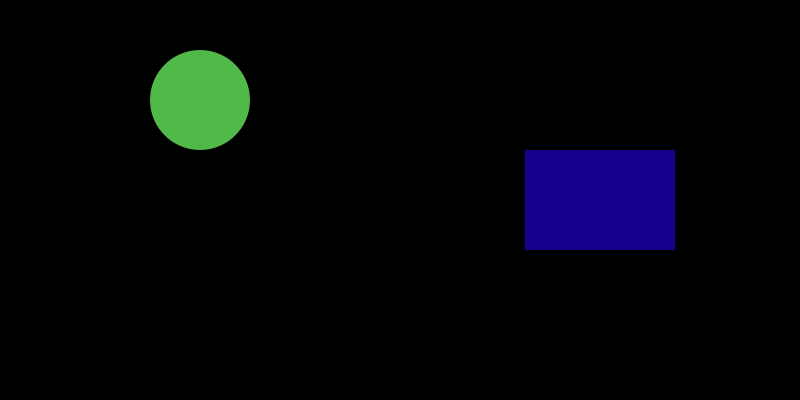
Frame 1 (no input)
Frame 60 (the mouse pressed at the canvas centre just before this capture): identical to frame 1, image omitted
Frame 120 (the mouse held since frame 60 and released just before this capture): identical to frame 1, image omitted

The Processing sketch that drew this single still picture (run headless with seeded random() and noise(); from frame 60 on, the mouse is pressed at the canvas centre):

// Processing sketch: processing_67017
// ── processing_67017.pde

float counter = 5;
float square_counter = 1;
float r = 50;
float distance;
boolean listener;
boolean shooterListener;

int shooterY;
int rectangleY;
int currentRectTop;
int currentRectBottom;

int damage;
int lifeColor;


void keyPressed() {
  if (keyCode == DOWN) {
    rectangleY += 15;
  }
  if (keyCode == UP) {
    rectangleY -= 15;
  }
  
  if (key == 's' || key == 'S') {
    shooterY += 10;
  }
  if (key == 'w' || key == 'W') {
    shooterY -= 10;
  }
}

//void mousePressed() {
//  if (listener == false && mouseX > 3*width/4 - 75 && mouseX < 3*width/4 + 75 && mouseY > height/2 - 50 && mouseY < height/2 + 50) {
//    listener = true;
//  }
//}
//void mouseReleased() {
//  listener = false;
//}


void setup() {
  size(800, 400);
  background(0);
  noStroke();
  smooth();
  
  shooterY = height/4;
  rectangleY = height/2;
  damage = 3;
  lifeColor = 20;
  frameRate(120);
  
}



void draw() {
  background(0);
  
  currentRectTop = rectangleY - 50;
  currentRectBottom = rectangleY + 50;
  
// CIRCLE ---------------------------
//  strokeWeight(1);
//  stroke(0);
  fill(80, 185, 72);
  ellipse(width/4, shooterY, 100, 100);



// RECTANGLE ---------------------------
  fill(lifeColor, 0, 140);
//  stroke(255);
//  strokeWeight(2);
  rectMode(CENTER);
  rect(3*width/4, rectangleY, 150, 100);



  distance = dist(width/4, shooterY, mouseX, mouseY);

  if (mousePressed == true && distance < r) {
    // background(80, 185, 72);
    float abc = counter + width/4;
    if (abc < 3*width/4) {
      fill(255);
      ellipse(abc, shooterY, 20, 20);
      counter *= 1.8;
    }
  }

  if (mousePressed == false) {
    counter = 1;
    square_counter = 1;
  }


  // RECTANGLE ------------------------------------
//  if (mousePressed == true && listener == true) {
//    background(0);
//    fill(238, 49, 36);
//    rectMode(CENTER);
//    rect(3*width/4, height/2, 150 + square_counter, 100 + square_counter);
//    square_counter *= 1.5;
//  }
  
  if (mousePressed == true && distance < r && shooterY >= currentRectTop && shooterY <= currentRectBottom) {
    println("BOOM");
    lifeColor += damage;
  }
  if (lifeColor >= 255) {
    text("Spaceship destroyed!", width/2 - 70, height/4);
  }
}








// Check to see if bullet hits RECTANGLE

// If it does, then SOMETHING
